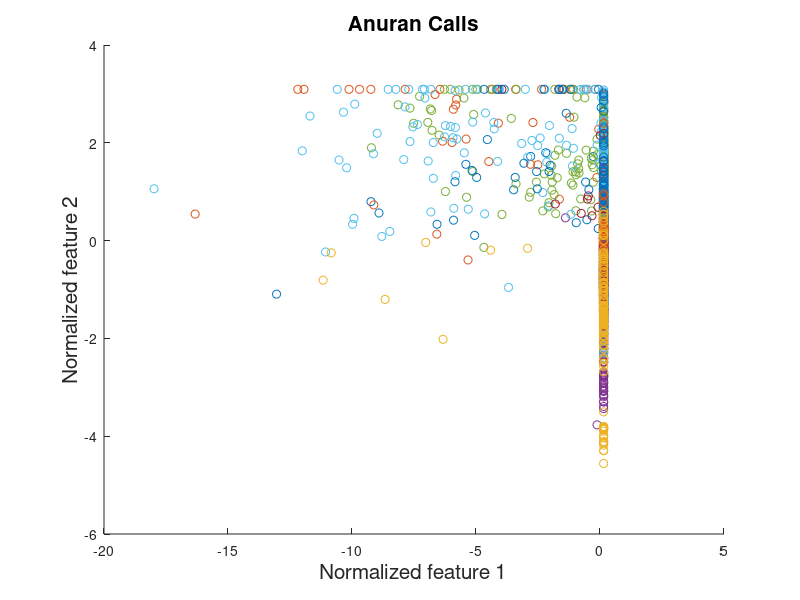

This figure's MATLAB source: (Note: this script raises an error after producing the figure.)
clear
clc
rng(0)
replicate=5000;
%% load data
num_class=10;
num_feature=22;
num_instance=7195;
load("./anuran/anuran.mat");
true_idx=X(:,25);
X(:,[23 24 25 26])=[]; % column 23,24,25,26 are labels, here we choose column 25 as the target label
% normalization
for p=1:num_feature
    X(:,p)=X(:,p)-mean(X(:,p));
    X(:,p)=X(:,p)/std(X(:,p));
end
% reference scatter diagram
figure;
gscatter(X(:,1), X(:,2), true_idx);
title('Anuran Calls','FontSize',15)
xlabel('Normalized feature 1','FontSize',15)
ylabel('Normalized feature 2','FontSize',15)
legend off
saveas(gcf,'./anuran/ground_truth.jpg');
hold off;
% calculate cv0
for k=1:num_class
    Ns(k)=sum(true_idx==k);
end
cv0=std(Ns)/mean(Ns);
%
alpha='dvariance';
output='./anuran';
is_plot=1;
is_saveplot=1;
eval_clustering(X,num_class,true_idx,replicate,alpha,output,is_plot,is_saveplot);